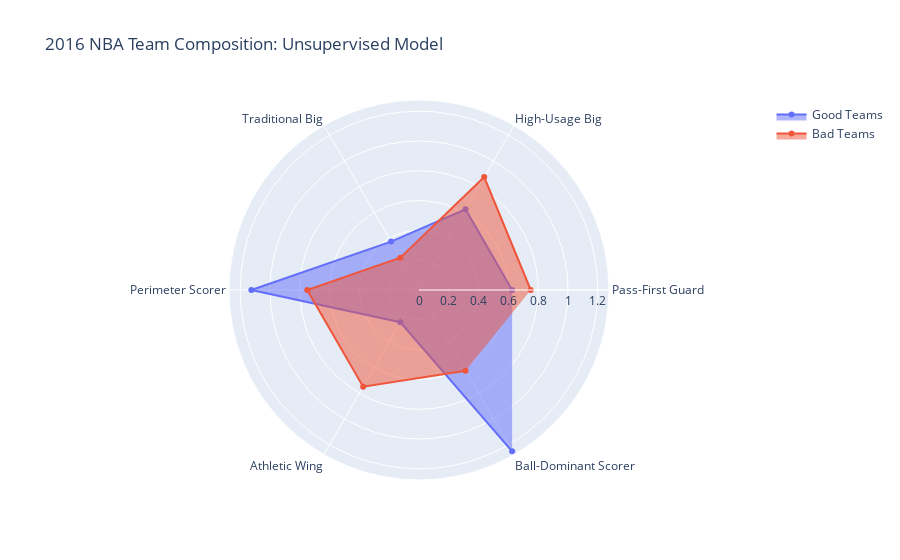

The code cell stored with this chart in its notebook:
### Code cell
plot_radar(df_2016, classes, 2016)

### Figure 1 — Plotly figure (JSON) as saved in the notebook; plotly's stock layout.template omitted (floating-point values rounded to 4 significant figures)
{"data": [{"fill": "toself", "name": "Good Teams", "r": [0.625, 0.625, 0.375, 1.125, 0.25, 1.25], "theta": ["Pass-First Guard", "High-Usage Big", "Traditional Big", "Perimeter Scorer", "Athletic Wing", "Ball-Dominant Scorer"], "type": "scatterpolar"}, {"fill": "toself", "name": "Bad Teams", "r": [0.75, 0.875, 0.25, 0.75, 0.75, 0.625], "theta": ["Pass-First Guard", "High-Usage Big", "Traditional Big", "Perimeter Scorer", "Athletic Wing", "Ball-Dominant Scorer"], "type": "scatterpolar"}], "layout": {"polar": {"radialaxis": {"visible": true}}, "showlegend": true, "title": {"text": "2016 NBA Team Composition: Unsupervised Model"}}}
